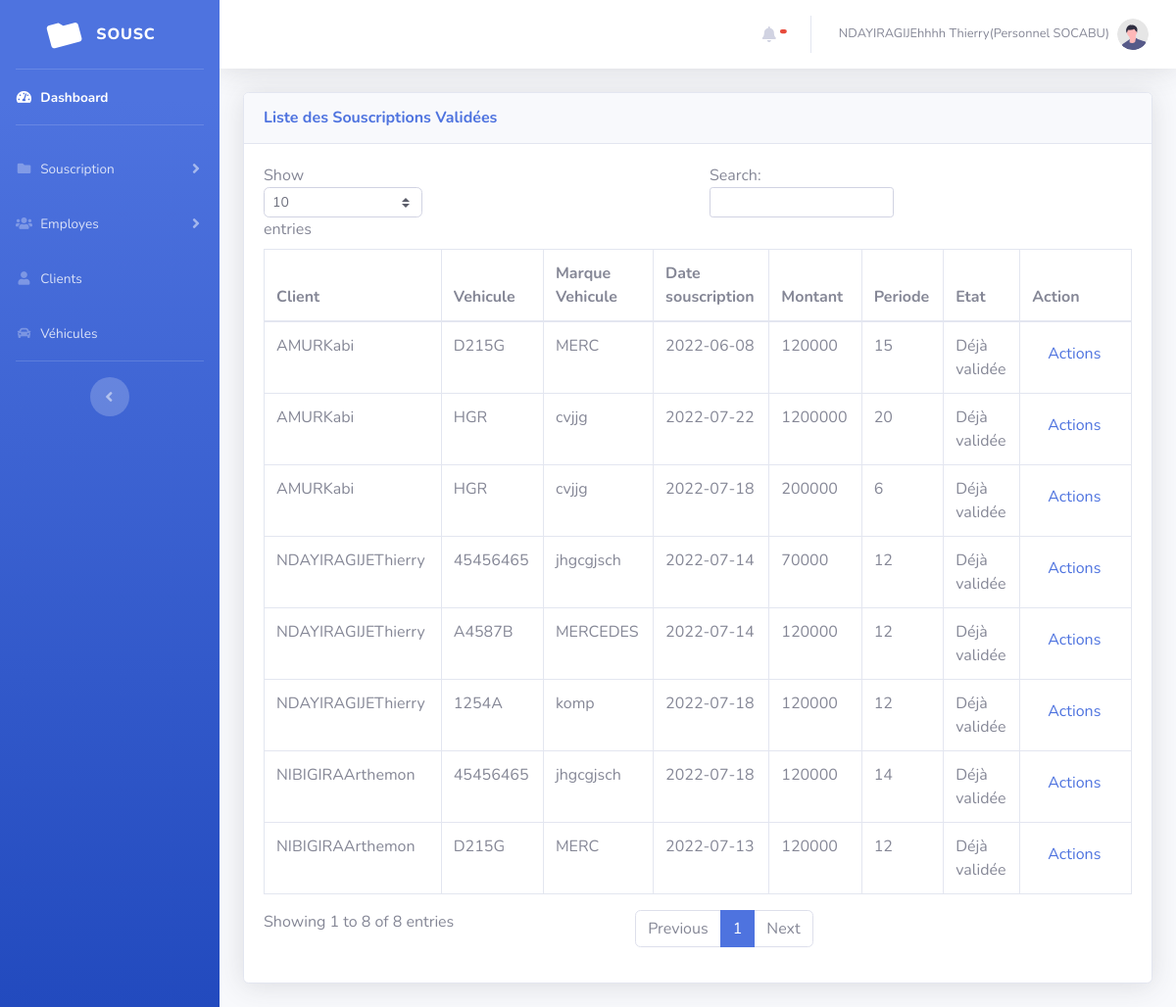
Screenshot of /index.php?pages=sousValide (signed in) with the database file from the repository.
### tables this page shows
CREATE TABLE `tbl_souscription` (
  `id_souscription` int(11) NOT NULL,
  `id_vehicule` int(11) NOT NULL,
  `id_client` int(11) NOT NULL,
  `date` date NOT NULL,
  `montant` double NOT NULL,
  `periode` int(11) NOT NULL,
  `etat` int(11) NOT NULL DEFAULT '0'
);

CREATE TABLE `tbl_client` (
  `id_client` int(11) NOT NULL,
  `nom_cl` varchar(30) NOT NULL,
  `prenom_cl` varchar(30) NOT NULL,
  `telephone_cl` varchar(16) NOT NULL,
  `CNI` varchar(30) NOT NULL,
  `adresse` varchar(100) NOT NULL,
  `sexe` varchar(10) NOT NULL,
  `email` varchar(255) NOT NULL,
  `date_naissance` date NOT NULL
);

CREATE TABLE `tbl_vehicule` (
  `id_vehicule` int(11) NOT NULL,
  `plaque_veh` varchar(60) NOT NULL,
  `marque_veh` varchar(30) NOT NULL,
  `chassis` varchar(30) NOT NULL,
  `modele_veh` varchar(30) NOT NULL,
  `nomero_moteur` varchar(30) NOT NULL,
  `date_fabrication` date NOT NULL
);

### pages/sousValide.php (the view, shortened to what this page needs)
 <?php
include("db/db.php");
$sql=$db->query("SELECT * From tbl_souscription inner join tbl_client on tbl_souscription.id_client=tbl_client.id_client
inner join tbl_vehicule on tbl_vehicule.id_vehicule=tbl_souscription.id_vehicule where tbl_souscription.etat=1 ");
?>
 <div class="card shadow mb-4">
                        <div class="card-header py-3">
                            <h6 class="m-0 font-weight-bold text-primary">Liste des Souscriptions Validées</h6>
                        </div>
                        <div class="card-body">
                            <div class="table-responsive">
                                <table class="table table-bordered" id="dataTable" width="100%" cellspacing="0">
                                    <thead>
                                        <tr>
                                            <th>Client</th>
                                            <th>Vehicule</th>
                                            <th>Marque Vehicule</th>
                                            <th>Date souscription</th>
                                            <th>Montant</th>
                                            <th>Periode</th>
                                            <th>Etat</th>
                                            <th>Action</th>
                                        </tr>
                                    </thead>
                                    <tbody>
                                                    <?php while($row=$sql->fetch()){?>
                                                    <tr>
                                                    <td><?=$row['nom_cl']?><?=$row['prenom_cl']?></td>
                                                    <td><?=$row['plaque_veh']?></td>
                                                    <td><?=$row['marque_veh']?></td>
                                                    <td><?=$row['date']?></td>
                                                    <td><?=$row['montant']?></td>
                                                    <td><?=$row['periode']?></td>
                                                    <td> <?php if($row['etat']==1) echo "Déjà validée"?></td>
                                                    <td>
        <a  class="nav-link" data-toggle="dropdown"  href="#">Actions</a>
                                                    </td>
                                                    </tr>
                                                    <?php }?>
                                    </tbody>
                                </table>
                            </div>
                        </div>
                    </div>

### rows the page displays
tbl_souscription: id_client.nom_cl "AMUR", id_client.prenom_cl "Kabi", id_vehicule.plaque_veh "D215G", id_vehicule.marque_veh "MERC", date "2022-06-08", montant "120000", periode "15", etat "Déjà validée"
tbl_souscription: id_client.nom_cl "NDAYIRAGIJE", id_client.prenom_cl "Thierry", id_vehicule.plaque_veh "45456465", id_vehicule.marque_veh "jhgcgjsch", date "2022-07-14", montant "70000", periode "12", etat "Déjà validée"
tbl_souscription: id_client.nom_cl "AMUR", id_client.prenom_cl "Kabi", id_vehicule.plaque_veh "HGR", id_vehicule.marque_veh "cvjjg", date "2022-07-22", montant "1200000", periode "20", etat "Déjà validée"
tbl_souscription: id_client.nom_cl "NDAYIRAGIJE", id_client.prenom_cl "Thierry", id_vehicule.plaque_veh "A4587B", id_vehicule.marque_veh "MERCEDES", date "2022-07-14", montant "120000", periode "12", etat "Déjà validée"
tbl_souscription: id_client.nom_cl "NIBIGIRA", id_client.prenom_cl "Arthemon", id_vehicule.plaque_veh "45456465", id_vehicule.marque_veh "jhgcgjsch", date "2022-07-18", montant "120000", periode "14", etat "Déjà validée"
tbl_souscription: id_client.nom_cl "NIBIGIRA", id_client.prenom_cl "Arthemon", id_vehicule.plaque_veh "D215G", id_vehicule.marque_veh "MERC", date "2022-07-13", montant "120000", periode "12", etat "Déjà validée"
tbl_souscription: id_client.nom_cl "AMUR", id_client.prenom_cl "Kabi", id_vehicule.plaque_veh "HGR", id_vehicule.marque_veh "cvjjg", date "2022-07-18", montant "200000", periode "6", etat "Déjà validée"
tbl_souscription: id_client.nom_cl "NDAYIRAGIJE", id_client.prenom_cl "Thierry", id_vehicule.plaque_veh "1254A", id_vehicule.marque_veh "komp", date "2022-07-18", montant "120000", periode "12", etat "Déjà validée"

### other values shown
$_SESSION['user']['nom_emp'] "NDAYIRAGIJEhhhh"
$_SESSION['user']['prenom_emp'] "Thierry"
